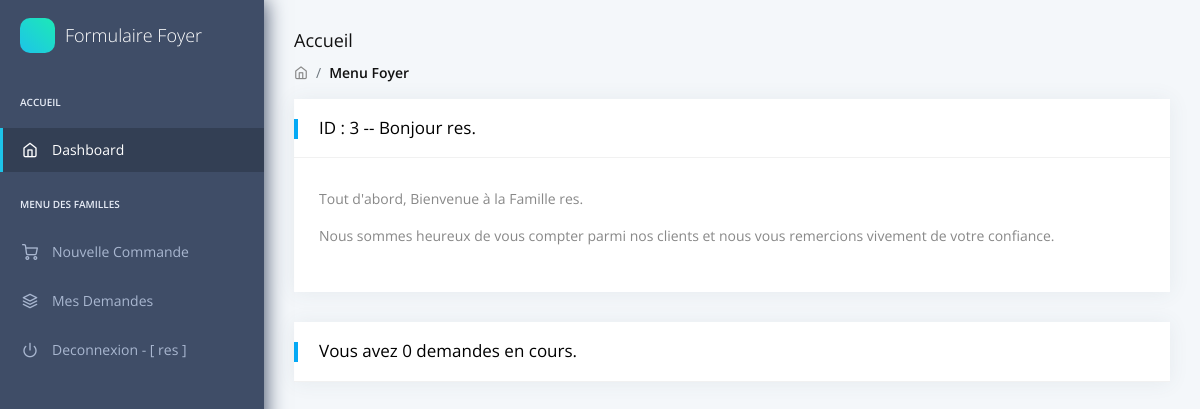
Before: /3/choix/ with the older database file.
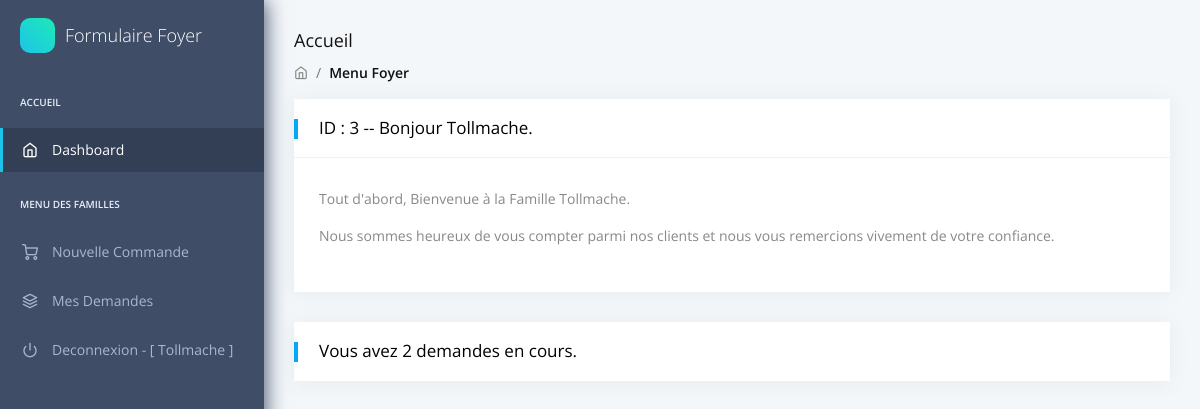
After: the same page with the newer database file.
### forms/models.py (models this page shows, shortened)
class Compte(models.Model):
    nom = models.CharField(max_length=100)
    email = models.EmailField(max_length=100)
    mot_de_passe = models.CharField(max_length=100)
    numero_tel = models.CharField(max_length=100)
    adresse = models.CharField(max_length=100)
    departement = models.CharField(max_length=100)
    ville = models.CharField(max_length=100)
    date_inscription = models.DateField(auto_now=True)
    membres = models.ManyToManyField(Membre)
    demandes = models.ManyToManyField(Demande)

### forms/views.py (the view)
# urls.py: path('<int:id>/choix/', views.choix),
def choix(request,id):
    c = Compte.objects.get(id=id)
    nbDemandes = len(c.demandes.all())
    return render(request, 'forms/choix.html', locals())

### forms/templates/forms/choix.html (shortened to what the changed rows need)
<head>
    <link rel="stylesheet" href="/static/assets/fonts/fontawesome/css/fontawesome-all.min.css">
    <link rel="stylesheet" href="/static/assets/plugins/animation/css/animate.min.css">
    <link rel="stylesheet" href="/static/assets/css/style.css">
</head>
<nav class="pcoded-navbar">
    <div class="navbar-wrapper">
        <div class="navbar-content scroll-div">
            <ul class="nav pcoded-inner-navbar">
                <li data-username="Disabled Menu" class="nav-item">
                    <a href={% url 'logout' %} class="nav-link">
                        <span class="pcoded-micon">
                            <i class="feather icon-power"></i>
                        </span>
                        <span class="pcoded-mtext">Deconnexion - [ {{c.nom}} ]</span>
                    </a>
                </li>
            </ul>
        </div>
    </div>
</nav>
<div class="pcoded-main-container">
    <div class="pcoded-wrapper">
<div class="pcoded-content">
    <div class="pcoded-inner-content">
        <div class="main-body">
            <div class="page-wrapper">
                <div class="row">
                    <div class="col-sm-12">
                        <div class="card">
                            <div class="card-header">
                                <h5>ID : {{id}} -- Bonjour {{c.nom}}.</h5>
                            </div>
                            <div class="card-block">
                                <p>Tout d'abord, Bienvenue à la Famille {{c.nom}}.
                                </p>
                                <p>Nous sommes heureux de vous compter parmi nos clients et nous vous remercions vivement de votre confiance.
                                </p>
                            </div>
                        </div>
                    </div>
                </div>
                <div class="row">
                    <div class="col-sm-12">
                        <div class="card">
                            <div class="card-header">
                                <h5>Vous avez {{nbDemandes}} demandes en cours.</h5>
                            </div>
                        </div>
                    </div>
                </div>
            </div>
        </div>
    </div>
</div>
    </div>
</div>
</body>
</html>

Changed rows visible on the page:
changed Compte: nom "res" → "Tollmache"
Other visible differences:
{{ nbDemandes }}: "0" → "2"
